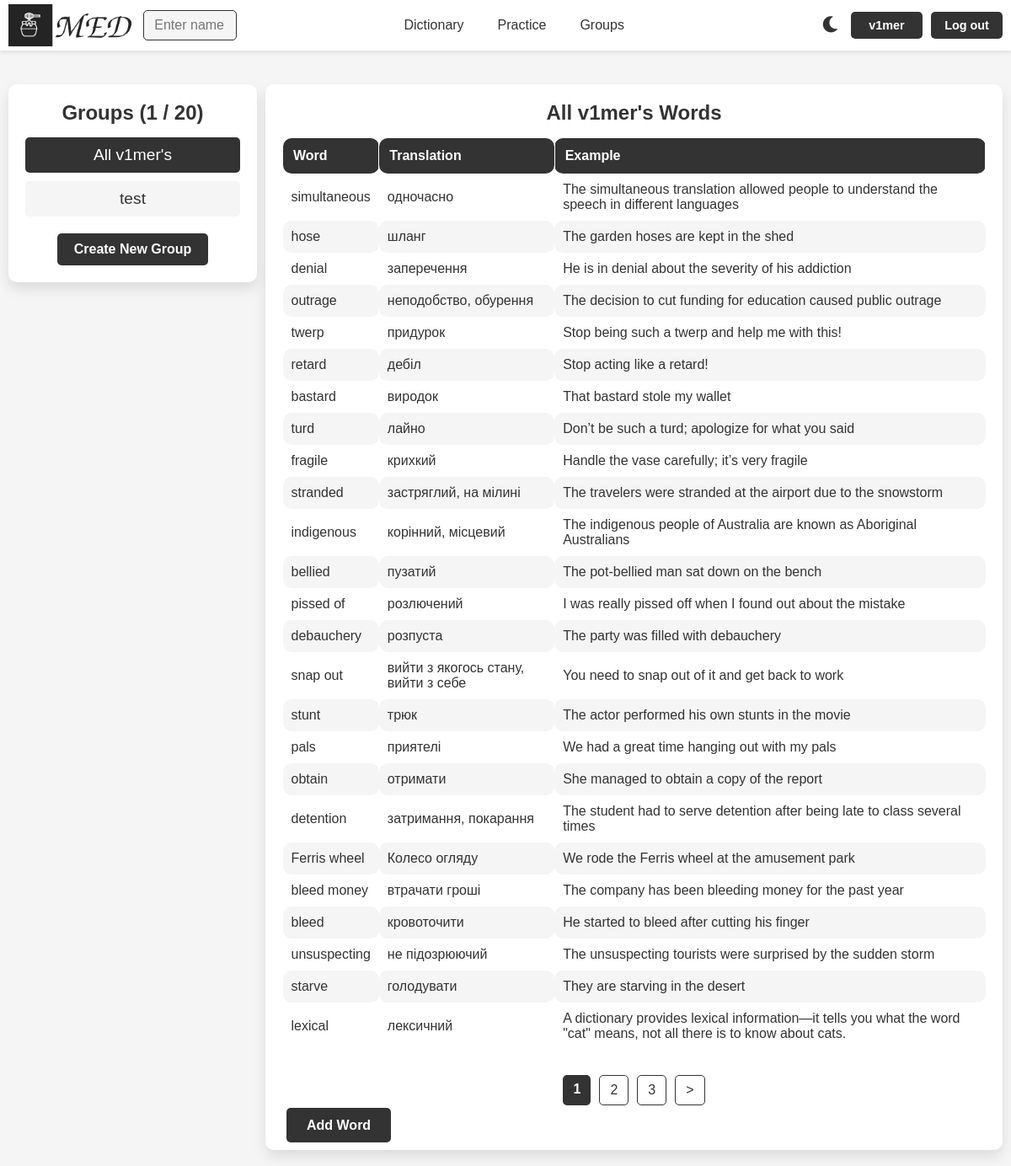
The app's page /groups/11/ (signed in), older data.
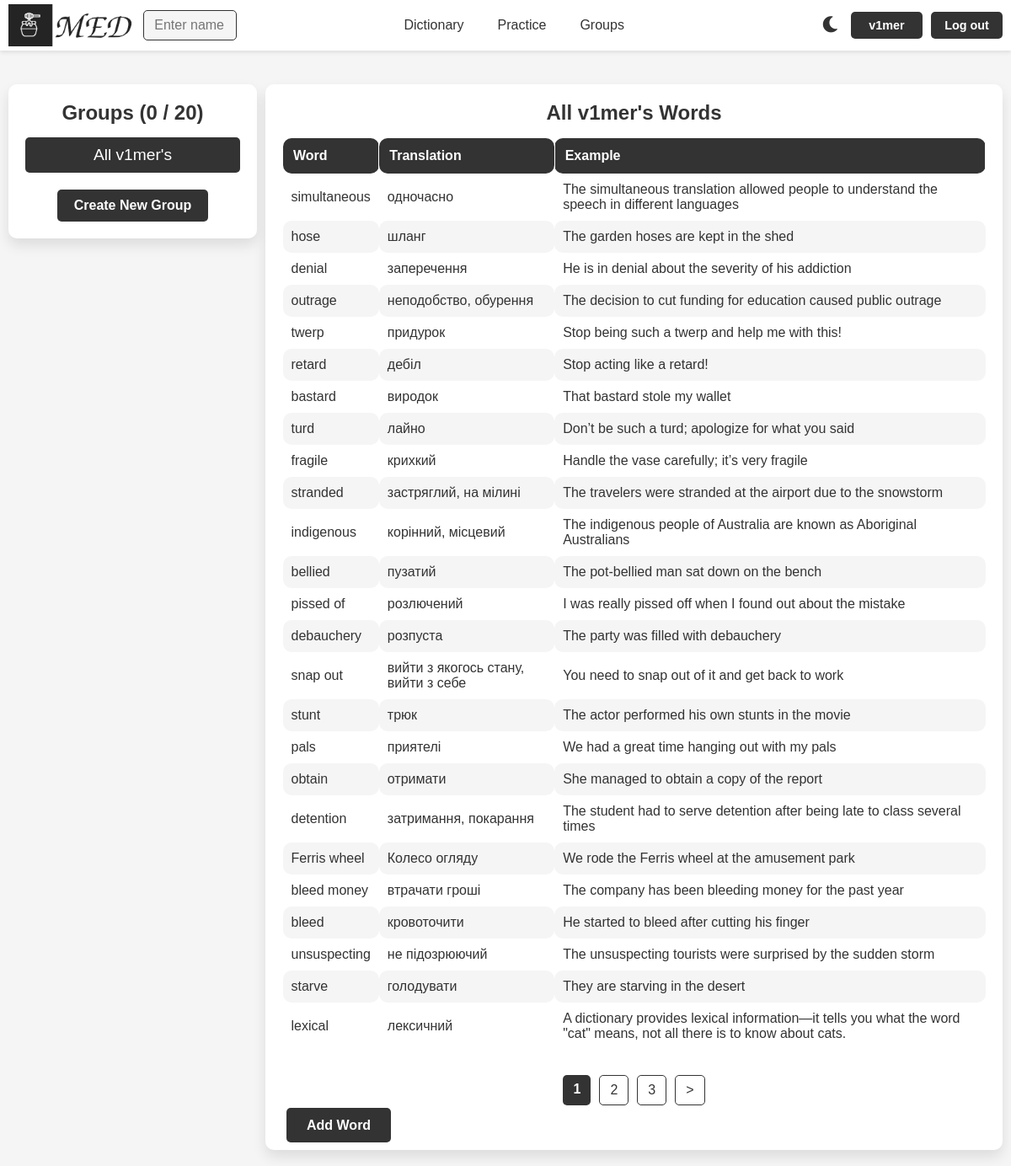
The same page, newer data.
### med/models.py (models this page shows, shortened)
class WordGroup(models.Model):
    name = models.CharField(max_length=100)
    words = models.ManyToManyField(Word, blank=True)
    user = models.ForeignKey(User, on_delete=models.CASCADE)
    is_main = models.BooleanField(verbose_name='main', default=False)
    uses_users = models.ManyToManyField(User, blank=True, related_name='uses_of_group')
    class Meta:
        ordering = ['name']
        indexes = [
            models.Index(fields=['name'])
        ]

class Word(models.Model):
    TYPE_CHOICES = [
        ('noun', 'Noun'),
        ('verb', 'Verb'),
        ('adjective', 'Adjective'),
        ('adverb', 'Adverb'),
        ('pronoun', 'Pronoun'),
        ('phrasal verb', 'Phrasal verb'),
        ('other', 'Other')
    ]
    word = models.CharField(max_length=100)
    translation = models.CharField(max_length=100)
    example = models.TextField(blank=True)
    time_create = models.DateTimeField(auto_now_add=True)
    time_update = models.DateTimeField(auto_now=True)
    user = models.ForeignKey(User, on_delete=models.CASCADE)
    is_favourite = models.BooleanField(default=False)
    word_type = models.CharField(max_length=20, choices=TYPE_CHOICES, default='other')
    class Meta:
        ordering = ['-time_create', 'word']
        indexes = [
            models.Index(fields=['-time_create'])
        ]

### med/views.py (the view, shortened to what this page needs)
# urls.py: path('groups/<int:group_id>/', views.GroupWordsView.as_view(), name='group_words'),
class GroupWordsView(BaseGroupView):
    model = Word
    context_object_name = 'words'
    paginate_by = 25
    def dispatch(self, request, *args, **kwargs):
        group_id = self.kwargs.get('group_id')
        group = get_object_or_404(WordGroup, id=group_id)
        if request.user != group.user and request.user not in group.uses_users.all():
            return HttpResponseRedirect(reverse('groups'))
        return super().dispatch(request, *args, **kwargs)
    def get_context_data(self, **kwargs):
        context = self.get_common_context(**kwargs)
        group_id = self.kwargs.get('group_id')
        group = get_object_or_404(WordGroup, id=group_id)
        is_my_group = group.user == self.request.user
        context.update({
            'is_my_group': is_my_group,
            'is_uses': not is_my_group and group.uses_users.filter(id=self.request.user.id).exists(),
            'title': "Groups",
            'title1': f"{group.name} Words ({group.user.username})" if not is_my_group else f"{group.name} Words",
            'is_main': group.is_main,
            'group_id': group_id,
            'is_group': True,
            'words_f_g': True,
        })
        return context
    def get_queryset(self):
        group_id = self.kwargs.get('group_id')
        group = get_object_or_404(WordGroup, id=group_id)
        return group.words.all()

### med/views.py (called while the page is built)
    def get_common_context(self, **kwargs):
        context = super().get_context_data(**kwargs)
        context['groups'] = WordGroup.objects.filter(user=self.request.user).order_by('-is_main', 'name')
        context['used_groups'] = WordGroup.objects.filter(uses_users=self.request.user)
        context['len_groups'] = max(context['groups'].count() + context['used_groups'].count() - 1, 0)
        context['max_group_count'] = MAX_GROUP_COUNT if self.request.user.username != 'grouper' else 100
        return context

### med/templates/med/groups.html (shortened to what this page needs)
{% extends "base.html" %}
{% load static %}
{% block content %}
<div class="group-container">
    <div class="group-list">
        <h2>{{ title }} ({{ len_groups }} / {{ max_group_count }}) </h2>
        <div class="group-blocks">
            {% for group in groups %}
            {% if group.id == group_id %}
                <div class="group-block group-block-selected">
                    <p>{{ group.name }}</p>
                </div>
            {% else %}
                <a href="{% url 'group_words' group.id %}">
                    <div class="group-block">
                        <p>{{ group.name }}</p>
                    </div>
                </a>
            {% endif %}
            {% endfor %}
        </div>
        {% if len_groups < max_group_count %}
            <a href="{% url 'create_group' %}" class="buttons">Create New Group</a>
        {% endif %}
    </div>
    <div class="word-list-container">
        <h2>{{ title1 }}</h2>
        {% if is_group %}
        {% if words %}
            <table class="word_table group-table">
                <thead>
                    <tr>
                        <th>Word</th>
                        <th>Translation</th>
                        <th>Example</th>
                    </tr>
                </thead>
                <tbody>
                    {% for word in words %}
                        <tr>
                            <td>{{ word.word }}</td>
                            <td>{{ word.translation }}</td>
                            <td>{{ word.example }}</td>
                        </tr>
                    {% endfor %}
                </tbody>
            </table>
        {% else %}
            <p>No words in this group.</p>
        {% endif %}
        {% endif %}
        {% if is_group %}
        {% if paginator.num_pages > 1 %}
        <nav class="list-pages">
            <ul>
                {% for p in paginator.page_range %}
                    {% if page_obj.number == p %}
                    <li class="page-num page-num-selected">{{ p }}</li>
                    {% elif p >= page_obj.number|add:-2 and p <= page_obj.number|add:2 %}
                    <li class="page-num"><a href="?page={{ p }}">{{ p }}</a></li>
                    {% endif %}
                {% endfor %}
                {% if page_obj.has_next %}
                <li class="page-num">
                    <a href="?page={{ page_obj.next_page_number }}">&gt;</a>
                </li>
                {% endif %}
            </ul>
        </nav>
        {% endif %}
        {% if not is_uses %}
        <div class="buttons groups-buttons" style="margin-top: 15px;">
            <div class="add_word">
                {% if is_main %}
                <a href="{% url 'addword' %}" class="add-word-button">Add Word</a>
                {% else %}
                <a href="{% url 'words' request.user.username %}" class="add-word-button">Add Word</a>
                <a href="#" class="add-word-button" onclick="deleteSelectedWords(); return false;">Delete Selected</a>
                {% if words %}
                    <a href="{% url 'send_group_request' group_id  %}" class="add-word-button">Share</a>
                {% endif %}
                {% endif %}
            </div>
        </div>
        {% endif %}
        </div>
        {% endif %}
    </div>
</div>
{% endblock %}

Row changes from the older to the newer data that the page shows:
removed WordGroup: name "test"
Text that changed along with them:
{{ len_groups }}: "1" → "0"
